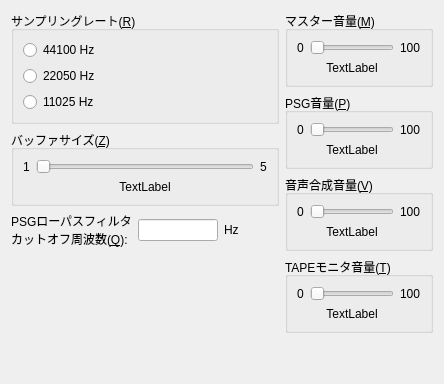
     <widget class="QWidget" name="tabSound">
      <attribute name="title">
       <string>サウンド(&amp;D)</string>
      </attribute>
      <layout class="QVBoxLayout" name="verticalLayout_9">
       <item>
        <layout class="QGridLayout" name="gridLayout_5">
         <item row="0" column="0">
          <widget class="QGroupBox" name="groupBoxSamplingRate">
           <property name="title">
            <string>サンプリングレート(&amp;R)</string>
           </property>
           <layout class="QVBoxLayout" name="verticalLayout_8">
            <item>
             <widget class="QRadioButton" name="radioButtonSample441">
              <property name="text">
               <string>44100 Hz</string>
              </property>
             </widget>
            </item>
            <item>
             <widget class="QRadioButton" name="radioButtonSample220">
              <property name="text">
               <string>22050 Hz</string>
              </property>
             </widget>
            </item>
            <item>
             <widget class="QRadioButton" name="radioButtonSample110">
              <property name="text">
               <string>11025 Hz</string>
              </property>
             </widget>
            </item>
           </layout>
          </widget>
         </item>
         <item row="1" column="0">
          <widget class="QGroupBox" name="groupBoxSndBufferSize">
           <property name="title">
            <string>バッファサイズ(&amp;Z)</string>
           </property>
           <layout class="QGridLayout" name="gridLayout_19">
            <item row="1" column="1">
             <widget class="QLabel" name="labelSndBufferSize">
              <property name="text">
               <string>TextLabel</string>
              </property>
              <property name="alignment">
               <set>Qt::AlignCenter</set>
              </property>
             </widget>
            </item>
            <item row="0" column="1">
             <widget class="QSlider" name="horizontalSliderSndBufferSize">
              <property name="minimum">
               <number>1</number>
              </property>
              <property name="maximum">
               <number>5</number>
              </property>
              <property name="orientation">
               <enum>Qt::Horizontal</enum>
              </property>
             </widget>
            </item>
            <item row="0" column="2">
             <widget class="QLabel" name="label_4">
              <property name="text">
               <string>5</string>
              </property>
             </widget>
            </item>
            <item row="0" column="0">
             <widget class="QLabel" name="label_3">
              <property name="text">
               <string>1</string>
              </property>
             </widget>
            </item>
           </layout>
          </widget>
         </item>
         <item row="0" column="1" rowspan="4">
          <layout class="QVBoxLayout" name="verticalLayout_7">
           <item>
            <widget class="QGroupBox" name="groupBoxMasterVol">
             <property name="title">
              <string>マスター音量(&amp;M)</string>
             </property>
             <layout class="QGridLayout" name="gridLayout_15">
              <item row="0" column="0">
               <widget class="QLabel" name="label_5">
                <property name="text">
                 <string>0</string>
                </property>
               </widget>
              </item>
              <item row="0" column="2">
               <widget class="QSlider" name="horizontalSliderMasterVol">
                <property name="maximum">
                 <number>100</number>
                </property>
                <property name="orientation">
                 <enum>Qt::Horizontal</enum>
                </property>
               </widget>
              </item>
              <item row="0" column="3">
               <widget class="QLabel" name="label_6">
                <property name="text">
                 <string>100</string>
                </property>
               </widget>
              </item>
              <item row="1" column="2">
               <widget class="QLabel" name="labelMasterVol">
                <property name="text">
                 <string>TextLabel</string>
                </property>
                <property name="alignment">
                 <set>Qt::AlignCenter</set>
                </property>
               </widget>
              </item>
             </layout>
            </widget>
           </item>
           <item>
            <widget class="QGroupBox" name="groupBoxPSGVol">
             <property name="title">
              <string>PSG音量(&amp;P)</string>
             </property>
             <layout class="QGridLayout" name="gridLayout_16">
              <item row="0" column="0">
               <widget class="QLabel" name="label_7">
                <property name="text">
                 <string>0</string>
                </property>
               </widget>
              </item>
              <item row="0" column="1">
               <widget class="QSlider" name="horizontalSliderPSGVol">
                <property name="maximum">
                 <number>100</number>
                </property>
                <property name="orientation">
                 <enum>Qt::Horizontal</enum>
                </property>
               </widget>
              </item>
              <item row="0" column="2">
               <widget class="QLabel" name="label_8">
                <property name="text">
                 <string>100</string>
                </property>
               </widget>
              </item>
              <item row="1" column="1">
               <widget class="QLabel" name="labelPSGVol">
                <property name="text">
                 <string>TextLabel</string>
                </property>
                <property name="alignment">
                 <set>Qt::AlignCenter</set>
                </property>
               </widget>
              </item>
             </layout>
            </widget>
           </item>
           <item>
            <widget class="QGroupBox" name="groupBoxVoiceVol">
             <property name="title">
              <string>音声合成音量(&amp;V)</string>
             </property>
             <layout class="QGridLayout" name="gridLayout_17">
              <item row="0" column="0">
               <widget class="QLabel" name="label_9">
                <property name="text">
                 <string>0</string>
                </property>
               </widget>
              </item>
              <item row="0" column="1">
               <widget class="QSlider" name="horizontalSliderVoiceVol">
                <property name="maximum">
                 <number>100</number>
                </property>
                <property name="orientation">
                 <enum>Qt::Horizontal</enum>
                </property>
               </widget>
              </item>
              <item row="0" column="2">
               <widget class="QLabel" name="label_10">
                <property name="text">
                 <string>100</string>
                </property>
               </widget>
              </item>
              <item row="1" column="1">
               <widget class="QLabel" name="labelVoiceVol">
                <property name="text">
                 <string>TextLabel</string>
                </property>
                <property name="alignment">
                 <set>Qt::AlignCenter</set>
                </property>
               </widget>
              </item>
             </layout>
            </widget>
           </item>
           <item>
            <widget class="QGroupBox" name="groupBoxTapeVol">
             <property name="title">
              <string>TAPEモニタ音量(&amp;T)</string>
             </property>
             <layout class="QGridLayout" name="gridLayout_18">
              <item row="0" column="0">
               <widget class="QLabel" name="label_11">
                <property name="text">
                 <string>0</string>
                </property>
               </widget>
              </item>
              <item row="0" column="1">
               <widget class="QSlider" name="horizontalSliderTapeVol">
                <property name="maximum">
                 <number>100</number>
                </property>
                <property name="orientation">
                 <enum>Qt::Horizontal</enum>
                </property>
               </widget>
              </item>
              <item row="0" column="2">
               <widget class="QLabel" name="label_12">
                <property name="text">
                 <string>100</string>
                </property>
               </widget>
              </item>
              <item row="1" column="1">
               <widget class="QLabel" name="labelTapeVol">
                <property name="text">
                 <string>TextLabel</string>
                </property>
                <property name="alignment">
                 <set>Qt::AlignCenter</set>
                </property>
               </widget>
              </item>
             </layout>
            </widget>
           </item>
          </layout>
         </item>
         <item row="2" column="0">
          <layout class="QHBoxLayout" name="horizontalLayout_6">
           <item>
            <widget class="QLabel" name="label_13">
             <property name="text">
              <string>PSGローパスフィルタ カットオフ周波数(&amp;Q):</string>
             </property>
             <property name="wordWrap">
              <bool>true</bool>
             </property>
             <property name="buddy">
              <cstring>lineEditPSGLPF</cstring>
             </property>
            </widget>
           </item>
           <item>
            <widget class="QLineEdit" name="lineEditPSGLPF">
             <property name="maximumSize">
              <size>
               <width>80</width>
               <height>16777215</height>
              </size>
             </property>
             <property name="inputMethodHints">
              <set>Qt::ImhDigitsOnly|Qt::ImhHiddenText</set>
             </property>
             <property name="inputMask">
              <string>99999</string>
             </property>
             <property name="alignment">
              <set>Qt::AlignRight|Qt::AlignTrailing|Qt::AlignVCenter</set>
             </property>
            </widget>
           </item>
           <item>
            <widget class="QLabel" name="label_14">
             <property name="text">
              <string>Hz</string>
             </property>
            </widget>
           </item>
           <item>
            <spacer name="horizontalSpacer_3">
             <property name="orientation">
              <enum>Qt::Horizontal</enum>
             </property>
             <property name="sizeHint" stdset="0">
              <size>
               <width>40</width>
               <height>20</height>
              </size>
             </property>
            </spacer>
           </item>
          </layout>
         </item>
         <item row="3" column="0">
          <spacer name="verticalSpacer_4">
           <property name="orientation">
            <enum>Qt::Vertical</enum>
           </property>
           <property name="sizeHint" stdset="0">
            <size>
             <width>20</width>
             <height>40</height>
            </size>
           </property>
          </spacer>
         </item>
        </layout>
       </item>
       <item>
        <spacer name="verticalSpacer_15">
         <property name="orientation">
          <enum>Qt::Vertical</enum>
         </property>
         <property name="sizeHint" stdset="0">
          <size>
           <width>20</width>
           <height>40</height>
          </size>
         </property>
        </spacer>
       </item>
      </layout>
     </widget>
